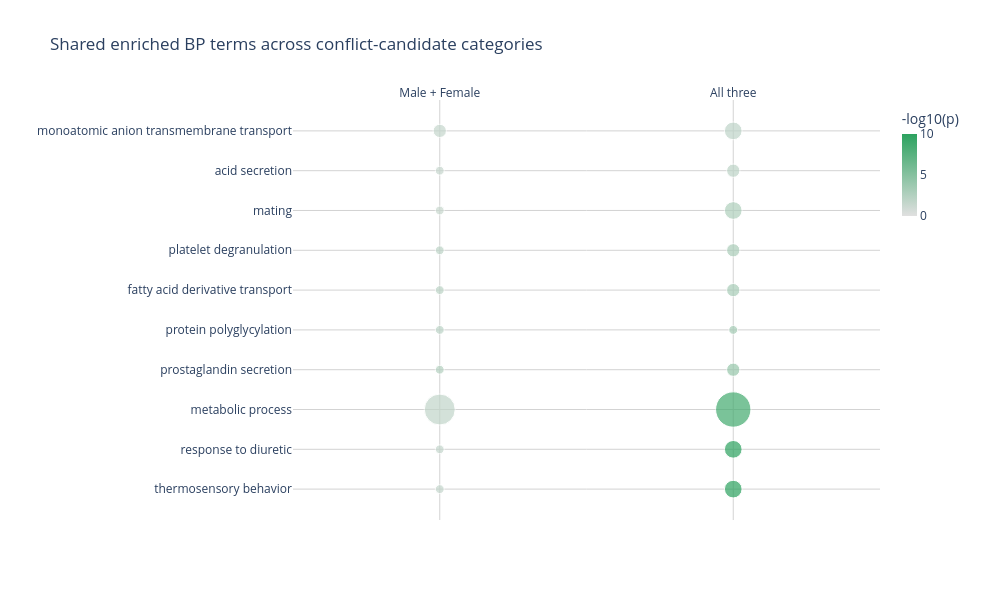

The cell this chart's notebook holds for it:
### Markdown cell above
Plot 1: shared BP term between Male + Female and All three

### Code cell
# Get shared GO IDs between the two full-category BP comparisons
mf_ids_bp = set(df[(df["description_set"] == "MaleFemale_all") & (df["ontology"] == "BP")]["GO.ID"])
at_ids_bp = set(df[(df["description_set"] == "AllThree_all")   & (df["ontology"] == "BP")]["GO.ID"])
shared_bp_ids = mf_ids_bp & at_ids_bp

shared_bp = df[
    (df["GO.ID"].isin(shared_bp_ids)) &
    (df["description_set"].isin(["MaleFemale_all", "AllThree_all"])) &
    (df["ontology"] == "BP")
].copy()

# Order terms by significance in AllThree_all (more terms, more stable ranking)
term_order = (
    shared_bp[shared_bp["description_set"] == "AllThree_all"]
    .sort_values("weight01")["GO.ID"]
    .tolist()
)

shared_bp = shared_bp[shared_bp["GO.ID"].isin(term_order)].copy()

# Truncate long term names
shared_bp["Term_short"] = shared_bp["Term"].str[:80]

# Map GO.ID to truncated term for y-axis ordering
id_to_term = shared_bp.drop_duplicates("GO.ID").set_index("GO.ID")["Term_short"].to_dict()
shared_bp["Term_short"] = shared_bp["GO.ID"].map(id_to_term)

# Y-axis order: most significant at top
y_order = [id_to_term[g] for g in term_order if g in id_to_term]
y_order_plot = y_order[::-1]
n_terms = len(y_order)

# X-axis labels
shared_bp["Category_label"] = shared_bp["description_set"].map({
    "MaleFemale_all": "Male + Female",
    "AllThree_all":   "All three"
})

# for consistent bubbleplot size distributions 
shared_bp["size_plot"] = shared_bp["Significant"].apply(bin_size)

fig = px.scatter(
    shared_bp,
    x="Category_label",
    y="Term_short",
    size="size_plot",
    color="neg_log10_p",
    color_continuous_scale=SCALE_SHARED,
    range_color=[0, 10],
    size_max=25,
    category_orders={
        "Term_short": y_order_plot,
        "Category_label": ["Male + Female", "All three"]
    },
    labels={
        "neg_log10_p": "-log10(p)",
        "Significant": "Observed genes",
        "Category_label": "",
        "Term_short": ""
    },
    title="Shared enriched BP terms across conflict-candidate categories",
    hover_data={"Significant": True, "size_plot": False}
)

fig.update_layout(
    width=1000,
    height=max(600, n_terms * 30 + 200),
    font=dict(size=12),
    plot_bgcolor="white",
    paper_bgcolor="white",
    coloraxis_colorbar=COLORBAR,
    xaxis=dict(
        side="top",
        range=[-0.5, 1.5]
    ),
    margin=dict(r=120)
)
fig.update_xaxes(showgrid=True, gridcolor="lightgrey")
fig.update_yaxes(showgrid=True, gridcolor="lightgrey")
add_interval_markers(fig, n_terms)

fig.show()

### Figure 1 — Plotly figure (JSON) as saved in the notebook; plotly's stock layout.template omitted (floating-point values rounded to 4 significant figures)
{"data": [{"customdata": [[3, 4], [3, 4], [2, 4], [3, 4], [40, 49], [2, 4], [2, 4], [5, 9], [3, 4], [4, 4], [12, 16], [12, 16], [111, 64], [6, 9], [4, 4], [6, 9], [6, 9], [10, 16], [6, 9], [10, 16]], "hovertemplate": "=%{y}<br>Observed genes=%{customdata[0]}<br>-log10(p)=%{marker.color}<extra></extra>", "legendgroup": "", "marker": {"color": [2.469, 2.013, 1.973, 1.931, 1.745, 1.546, 1.546, 1.478, 1.379, 1.358, 12.6, 12.6, 8.721, 4.076, 3.31, 3.149, 2.987, 2.796, 1.928, 1.875], "coloraxis": "coloraxis", "size": [4, 4, 4, 4, 49, 4, 4, 9, 4, 4, 16, 16, 64, 9, 4, 9, 9, 16, 9, 16], "sizemode": "area", "sizeref": 0.1024, "symbol": "circle"}, "mode": "markers", "name": "", "orientation": "v", "showlegend": false, "type": "scatter", "x": ["Male + Female", "Male + Female", "Male + Female", "Male + Female", "Male + Female", "Male + Female", "Male + Female", "Male + Female", "Male + Female", "Male + Female", "All three", "All three", "All three", "All three", "All three", "All three", "All three", "All three", "All three", "All three"], "xaxis": "x", "y": ["prostaglandin secretion", "fatty acid derivative transport", "protein polyglycylation", "platelet degranulation", "metabolic process", "thermosensory behavior", "response to diuretic", "monoatomic anion transmembrane transport", "acid secretion", "mating", "thermosensory behavior", "response to diuretic", "metabolic process", "prostaglandin secretion", "protein polyglycylation", "fatty acid derivative transport", "platelet degranulation", "mating", "acid secretion", "monoatomic anion transmembrane transport"], "yaxis": "y"}], "layout": {"coloraxis": {"cmax": 10, "cmin": 0, "colorbar": {"len": 0.3, "lenmode": "fraction", "thickness": 15, "title": {"text": "-log10(p)"}, "y": 1, "yanchor": "top"}, "colorscale": [[0, "#E0E0E0"], [1, "#2CA25F"]]}, "font": {"size": 12}, "height": 600, "legend": {"itemsizing": "constant", "tracegroupgap": 0}, "margin": {"r": 120}, "paper_bgcolor": "white", "plot_bgcolor": "white", "title": {"text": "Shared enriched BP terms across conflict-candidate categories"}, "width": 1000, "xaxis": {"anchor": "y", "categoryarray": ["Male + Female", "All three"], "categoryorder": "array", "domain": [0, 1], "gridcolor": "lightgrey", "range": [-0.5, 1.5], "showgrid": true, "side": "top", "title": {"text": ""}}, "yaxis": {"anchor": "x", "categoryarray": ["thermosensory behavior", "response to diuretic", "metabolic process", "prostaglandin secretion", "protein polyglycylation", "fatty acid derivative transport", "platelet degranulation", "mating", "acid secretion", "monoatomic anion transmembrane transport"], "categoryorder": "array", "domain": [0, 1], "gridcolor": "lightgrey", "showgrid": true, "title": {"text": ""}}}}
